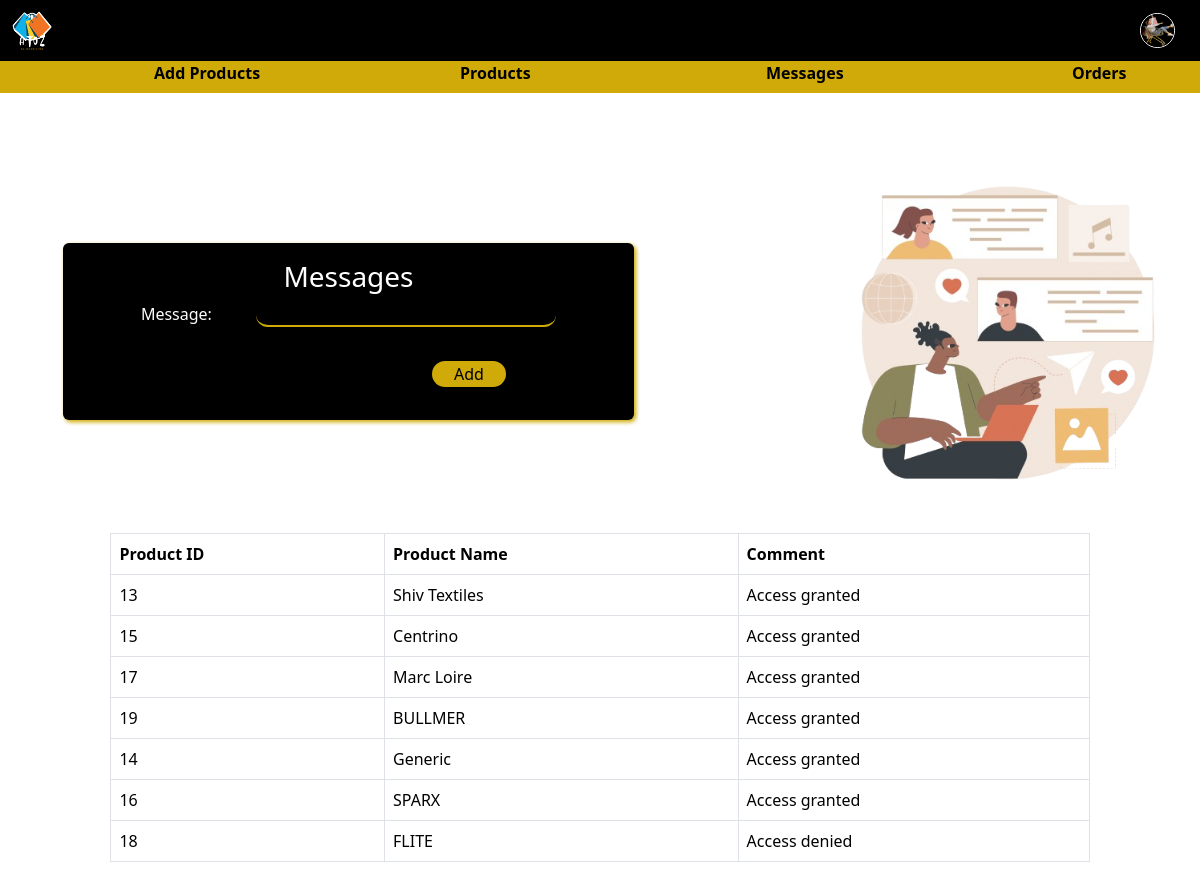
The app's page /seller_messages/4/, older data.
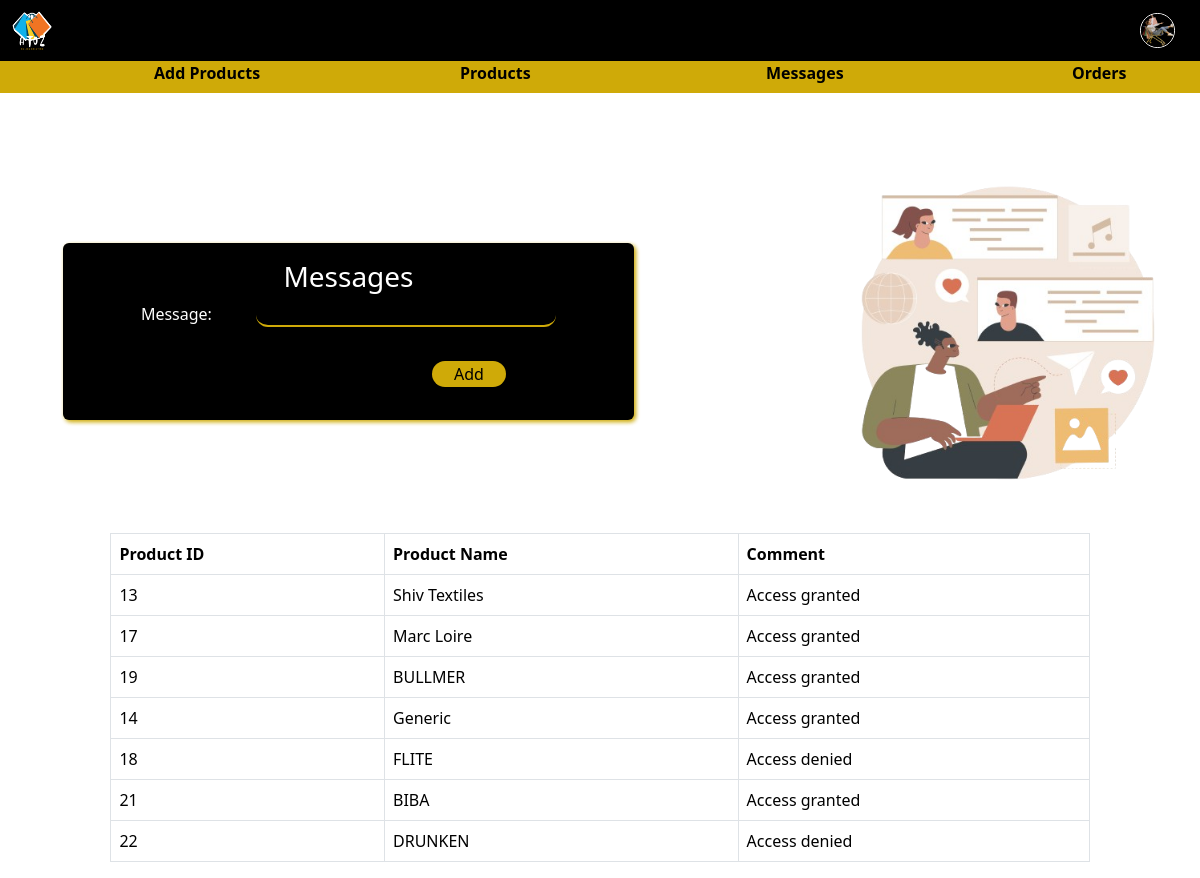
The same page, newer data.
### allinone/models.py (models this page shows)
class ItemAccess(models.Model):
    item_id = models.OneToOneField(Item,on_delete=models.CASCADE)
    access = models.BooleanField()
    comment = models.CharField(max_length=100,default='Item denied')

class Item(models.Model):
    name = models.CharField(max_length=255)
    description = models.CharField(max_length=120)
    photo = models.ImageField(upload_to='images/')
    cost = models.DecimalField(max_digits=10, decimal_places=2)
    category = models.ForeignKey(AdminCategory, on_delete=models.CASCADE)
    seller = models.ForeignKey(Seller, on_delete=models.CASCADE)

### allinone/views.py (the view, shortened to what this page needs)
# urls.py: path('seller_messages/<int:id>/',views.seller_messages, name='seller_messages'),
def seller_messages(request,id):
    context = {}
    seller = Seller.objects.get(id=id)
    messages = ItemAccess.objects.all()
    context['seller'] = seller
    context['messages'] = messages
    context['form'] = MessageForm
    return render(request, 'SellerMessages.html', context)

### allinone/templates/SellerMessages.html (shortened to what this page needs)
<!DOCTYPE html>
<html lang="en">
<head>
    <link href="https://cdn.jsdelivr.net/npm/bootstrap@5.3.2/dist/css/bootstrap.min.css" rel="stylesheet"
>
    <link rel="stylesheet" href="https://cdnjs.cloudflare.com/ajax/libs/font-awesome/6.0.0/css/all.min.css">
</head>
<body>
    <nav class="navbar navbar-expand-lg d-flex flex-row bg-black fixed-top">
        <div class="container-fluid justify-content-start">
            {% load static %}
            <img src="{% static 'images/atoz.png' %}" class="wpic" alt="Logo">
        </div>
        <ul class="navbar-nav collapse navbar-collapse" id="navbarText">
            <li class="nav-item m-1 position-relative">
                <button class="btn p-0" type="button" id="profile" data-bs-toggle="dropdown" aria-expanded="false">
                    <img id="userImage" src="{{ seller.image.url }}" alt="User Image">
                </button>
            </li>
        </ul>
    </nav>
    <div class="btmdiv">
        <div class="btmnav">
            <div class="row">
                <div class="col-3 productbtn">
                    <a href="/seller_itemform/{{seller.id}}/"><button class="upperbtn">Add Products</button></a>
                </div>
                <div class="col-3 productbtn">
                    <a href="/seller_products/{{seller.id}}/"><button class="upperbtn">Products</button></a>
                </div>
                <div class="col-3 productbtn">
                    <a href="/seller_messages/{{seller.id}}/"><button class="upperbtn">Messages</button></a>
                </div>
                <div class="col-3 productbtn">
                    <a href="/seller_orders/{{ seller.id }}/"><button class="upperbtn">Orders</button></a>
                </div>
            </div>
        </div>
    </div>
    <div class="row">
        <div class="col-8">
            <div class="loginbox">
                <div class="card align-items-center iside">
                    <div class="card-body">
                        <h3 class="mx-3">Messages</h3>
                        <form method="post" enctype="multipart/form-data">
                            {{ form.as_p }}
                            <div class="sign">
                                <button type="submit" class="signbtn" id="signup">Add</button>
                            </div>
                        </form>
                    </div>
                </div>
            </div>
        </div>
        <div class="col-4">
            <div class="container rside">
                <div class="imgpic">
                    {% load static %}
                    <img src="{% static 'images/messages.png' %}" class="wbtmpic">
                </div>
            </div>
        </div>
        <table class="table table-bordered">
            <thead>
                <tr>
                    <th>Product ID</th>
                    <th>Product Name</th>
                    <th>Comment</th>
                </tr>
            </thead>
            <tbody>
                {% for message in messages %}
                    <tr>
                        <td>{{ message.item_id_id }}</td>
                        <td>{{ message.item_id.name}}</td>
                        <td>{{ message.comment }}</td>
                    </tr>
                {% endfor %}
            </tbody>
        </table>
    </div>
</body>
</html>

Row changes from the older to the newer data that the page shows:
removed ItemAccess: item_id_id "15", item_id.name "Centrino", comment "Access granted"
removed ItemAccess: item_id_id "16", item_id.name "SPARX", comment "Access granted"
added ItemAccess: item_id_id "21", item_id.name "BIBA", comment "Access granted"
added ItemAccess: item_id_id "22", item_id.name "DRUNKEN", comment "Access denied"
